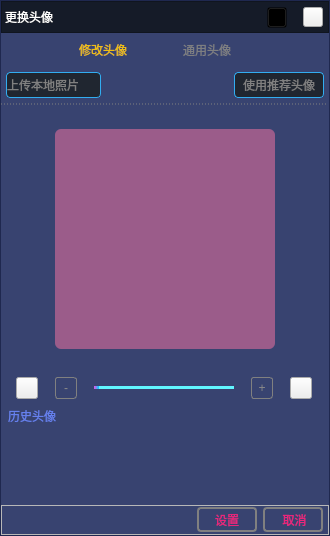
<?xml version="1.0" encoding="UTF-8"?>
<ui version="4.0">
 <class>ChangeHead</class>
 <widget class="QDialog" name="ChangeHead">
  <property name="geometry">
   <rect>
    <x>0</x>
    <y>0</y>
    <width>330</width>
    <height>536</height>
   </rect>
  </property>
  <property name="minimumSize">
   <size>
    <width>330</width>
    <height>0</height>
   </size>
  </property>
  <property name="maximumSize">
   <size>
    <width>330</width>
    <height>16777215</height>
   </size>
  </property>
  <property name="windowTitle">
   <string>ChangeHead</string>
  </property>
  <property name="styleSheet">
   <string notr="true"/>
  </property>
  <layout class="QVBoxLayout" name="verticalLayout_2">
   <property name="spacing">
    <number>0</number>
   </property>
   <property name="leftMargin">
    <number>0</number>
   </property>
   <property name="topMargin">
    <number>0</number>
   </property>
   <property name="rightMargin">
    <number>0</number>
   </property>
   <property name="bottomMargin">
    <number>0</number>
   </property>
   <item>
    <widget class="QFrame" name="frame_mask">
     <property name="styleSheet">
      <string notr="true">#frame_mask
{
background-color: rgba(36, 48, 98,0.9);
}

QListWidget
{
border: none;
background-color: transparent;
}

QListWidget::item
{
color: transparent;
margin: 2px;
border-radius: 3px;
background-color: transparent;
}

QListWidget::item:hover
{
border: 2px solid rgb(23, 140, 209);
background-color: transparent;
}
</string>
     </property>
     <property name="frameShape">
      <enum>QFrame::StyledPanel</enum>
     </property>
     <property name="frameShadow">
      <enum>QFrame::Raised</enum>
     </property>
     <layout class="QVBoxLayout" name="verticalLayout_6">
      <property name="spacing">
       <number>0</number>
      </property>
      <property name="leftMargin">
       <number>0</number>
      </property>
      <property name="topMargin">
       <number>0</number>
      </property>
      <property name="rightMargin">
       <number>0</number>
      </property>
      <property name="bottomMargin">
       <number>0</number>
      </property>
      <item>
       <layout class="QVBoxLayout" name="verticalLayout">
        <property name="spacing">
         <number>0</number>
        </property>
        <item>
         <widget class="QFrame" name="frame_title">
          <property name="minimumSize">
           <size>
            <width>0</width>
            <height>32</height>
           </size>
          </property>
          <property name="maximumSize">
           <size>
            <width>16777215</width>
            <height>32</height>
           </size>
          </property>
          <property name="styleSheet">
           <string notr="true">#frame_title
{
background-color: rgba(21, 27, 40,1.0);
}</string>
          </property>
          <property name="frameShape">
           <enum>QFrame::StyledPanel</enum>
          </property>
          <property name="frameShadow">
           <enum>QFrame::Raised</enum>
          </property>
          <layout class="QHBoxLayout" name="horizontalLayout">
           <property name="leftMargin">
            <number>0</number>
           </property>
           <property name="topMargin">
            <number>0</number>
           </property>
           <property name="rightMargin">
            <number>0</number>
           </property>
           <property name="bottomMargin">
            <number>0</number>
           </property>
           <item>
            <widget class="QPushButton" name="pushButton_title">
             <property name="minimumSize">
              <size>
               <width>80</width>
               <height>30</height>
              </size>
             </property>
             <property name="maximumSize">
              <size>
               <width>80</width>
               <height>30</height>
              </size>
             </property>
             <property name="styleSheet">
              <string notr="true">QPushButton
{
border: none;
text-align: left;
padding-left: 3px;
color: white;
font: 800 15px &quot;微软雅黑&quot;;
background-color: transparent;
}</string>
             </property>
             <property name="text">
              <string>更换头像</string>
             </property>
            </widget>
           </item>
           <item>
            <spacer name="horizontalSpacer">
             <property name="orientation">
              <enum>Qt::Horizontal</enum>
             </property>
             <property name="sizeHint" stdset="0">
              <size>
               <width>253</width>
               <height>20</height>
              </size>
             </property>
            </spacer>
           </item>
           <item>
            <widget class="QPushButton" name="pushButton_min">
             <property name="minimumSize">
              <size>
               <width>30</width>
               <height>30</height>
              </size>
             </property>
             <property name="maximumSize">
              <size>
               <width>30</width>
               <height>30</height>
              </size>
             </property>
             <property name="styleSheet">
              <string notr="true">QPushButton
{
margin: 5px;
background-color: transparent;
border-image: url(:/images/icon/min2.png);
margin-bottom:4px;
}

QPushButton:hover
{
border-image: url(:/images/icon/minhover.png);
}</string>
             </property>
             <property name="text">
              <string/>
             </property>
            </widget>
           </item>
           <item>
            <widget class="QPushButton" name="pushButton_close">
             <property name="minimumSize">
              <size>
               <width>30</width>
               <height>30</height>
              </size>
             </property>
             <property name="maximumSize">
              <size>
               <width>30</width>
               <height>30</height>
              </size>
             </property>
             <property name="styleSheet">
              <string notr="true">QPushButton
{
margin: 5px;
border-image: url(:/images/icon/close3.png);
}

QPushButton:hover
{
border-image: url(:/images/icon/closehover.png);
}</string>
             </property>
             <property name="text">
              <string/>
             </property>
            </widget>
           </item>
          </layout>
         </widget>
        </item>
        <item>
         <widget class="QTabWidget" name="tabWidget_change">
          <property name="styleSheet">
           <string notr="true">QTabWidget::pane 
{
    border-top: 0px solid rgba(58, 58, 65,0.9);
	background-color: transparent;
}

QTabWidget::tab-bar 
{
    left: 50px; /* move to the right by 5px */
}

QTabBar::tab 
{
    background-color: transparent;
    /*border: 2px solid #C4C4C3;*/
	/*border-bottom-color: #C2C7CB;*/
    border-top-left-radius: 0px;
    border-top-right-radius: 0px;
    min-width: 100px;
	height:30px;
    padding: 2px;	
	font: 75 11pt &quot;Microsoft YaHei UI&quot;;
}

QTabBar::tab:selected, QTabBar::tab:hover 
{
 background-color: transparent;
}

QTabBar::tab:selected 
{
	color: #efbe12;
	border: 0px solid #9B9B9B;
    border-bottom-color: #C2C7CB; /* same as pane color */
}

QTabBar::tab:!selected 
{
	color: #7e7f81;
    margin-top: 0px; /* make non-selected tabs look smaller */
}


QTabBar::tab:first:selected 
{
    margin-left: 0; /* the first selected tab has nothing to overlap with on the left */
}

QTabBar::tab:last:selected 
{
    margin-right: 0; /* the last selected tab has nothing to overlap with on the right */
}

QTabBar::tab:only-one 
{
    margin: 0; /* if there is only one tab, we don't want overlapping margins */
}

QGroupBox
{
border: 0px solid #f40f5a;
border-radius: 6px;
margin-top: 5ex;
color: #cdcdcd;
font: 9pt &quot;Microsoft YaHei UI&quot;;
background-color: transparent;
}

QGroupBox::title 
{
color: #6680ee;
subcontrol-origin: margin;
subcontrol-position: top left;
padding: 0 5px;
}

</string>
          </property>
          <property name="currentIndex">
           <number>0</number>
          </property>
          <widget class="QWidget" name="tab_change">
           <attribute name="title">
            <string>修改头像</string>
           </attribute>
           <layout class="QVBoxLayout" name="verticalLayout_4">
            <property name="spacing">
             <number>0</number>
            </property>
            <property name="leftMargin">
             <number>0</number>
            </property>
            <property name="topMargin">
             <number>0</number>
            </property>
            <property name="rightMargin">
             <number>0</number>
            </property>
            <property name="bottomMargin">
             <number>0</number>
            </property>
            <item>
             <layout class="QVBoxLayout" name="verticalLayout_3">
              <property name="spacing">
               <number>6</number>
              </property>
              <item>
               <widget class="QFrame" name="frame_openpath">
                <property name="minimumSize">
                 <size>
                  <width>0</width>
                  <height>38</height>
                 </size>
                </property>
                <property name="maximumSize">
                 <size>
                  <width>16777215</width>
                  <height>38</height>
                 </size>
                </property>
                <property name="styleSheet">
                 <string notr="true">#frame_openpath
{
border: 0px dashed gray;
border-bottom-width: 1px;
}</string>
                </property>
                <property name="frameShape">
                 <enum>QFrame::StyledPanel</enum>
                </property>
                <property name="frameShadow">
                 <enum>QFrame::Raised</enum>
                </property>
                <layout class="QHBoxLayout" name="horizontalLayout_2">
                 <property name="spacing">
                  <number>6</number>
                 </property>
                 <property name="leftMargin">
                  <number>5</number>
                 </property>
                 <property name="topMargin">
                  <number>0</number>
                 </property>
                 <property name="rightMargin">
                  <number>5</number>
                 </property>
                 <property name="bottomMargin">
                  <number>0</number>
                 </property>
                 <item>
                  <widget class="QPushButton" name="pushButton_localpix">
                   <property name="minimumSize">
                    <size>
                     <width>95</width>
                     <height>26</height>
                    </size>
                   </property>
                   <property name="maximumSize">
                    <size>
                     <width>95</width>
                     <height>26</height>
                    </size>
                   </property>
                   <property name="styleSheet">
                    <string notr="true">QPushButton
{
color: gray;
text-align: left;
border:1px solid rgb(50, 173, 241);
border-radius: 4px;
background-color: rgba(32, 38, 48,1.0);
}

QPushButton:hover
{
color: rgb(39, 255, 22);
border:1px solid rgb(223, 82, 251);
}</string>
                   </property>
                   <property name="text">
                    <string>上传本地照片</string>
                   </property>
                  </widget>
                 </item>
                 <item>
                  <spacer name="horizontalSpacer_2">
                   <property name="orientation">
                    <enum>Qt::Horizontal</enum>
                   </property>
                   <property name="sizeHint" stdset="0">
                    <size>
                     <width>40</width>
                     <height>20</height>
                    </size>
                   </property>
                  </spacer>
                 </item>
                 <item>
                  <widget class="QPushButton" name="pushButton_recpix">
                   <property name="minimumSize">
                    <size>
                     <width>90</width>
                     <height>26</height>
                    </size>
                   </property>
                   <property name="maximumSize">
                    <size>
                     <width>90</width>
                     <height>26</height>
                    </size>
                   </property>
                   <property name="styleSheet">
                    <string notr="true">QPushButton
{
color: gray;
border:1px solid rgb(50, 173, 241);
border-radius: 4px;
background-color: rgba(32, 38, 48,1.0);
}

QPushButton:hover
{
color: rgb(39, 255, 22);
border:1px solid rgb(223, 82, 251);
}</string>
                   </property>
                   <property name="text">
                    <string>使用推荐头像</string>
                   </property>
                  </widget>
                 </item>
                </layout>
               </widget>
              </item>
              <item>
               <widget class="QWidget" name="widget_pix" native="true">
                <layout class="QHBoxLayout" name="horizontalLayout_6">
                 <item>
                  <spacer name="horizontalSpacer_4">
                   <property name="orientation">
                    <enum>Qt::Horizontal</enum>
                   </property>
                   <property name="sizeHint" stdset="0">
                    <size>
                     <width>40</width>
                     <height>20</height>
                    </size>
                   </property>
                  </spacer>
                 </item>
                 <item>
                  <widget class="QGraphicsView" name="graphicsView">
                   <property name="minimumSize">
                    <size>
                     <width>220</width>
                     <height>220</height>
                    </size>
                   </property>
                   <property name="maximumSize">
                    <size>
                     <width>220</width>
                     <height>220</height>
                    </size>
                   </property>
                   <property name="styleSheet">
                    <string notr="true">#graphicsView
{
border-radius: 6px;
border: 0px dashed #eb257b;
background-color: rgba(255, 116, 165,0.5);
}</string>
                   </property>
                  </widget>
                 </item>
                 <item>
                  <spacer name="horizontalSpacer_5">
                   <property name="orientation">
                    <enum>Qt::Horizontal</enum>
                   </property>
                   <property name="sizeHint" stdset="0">
                    <size>
                     <width>40</width>
                     <height>20</height>
                    </size>
                   </property>
                  </spacer>
                 </item>
                </layout>
               </widget>
              </item>
              <item>
               <widget class="QFrame" name="frame_adjust">
                <property name="minimumSize">
                 <size>
                  <width>0</width>
                  <height>30</height>
                 </size>
                </property>
                <property name="maximumSize">
                 <size>
                  <width>16777215</width>
                  <height>30</height>
                 </size>
                </property>
                <property name="styleSheet">
                 <string notr="true">#frame_adjust
{
border: 0px solid gray;
border-top-width: 0px;
}</string>
                </property>
                <property name="frameShape">
                 <enum>QFrame::StyledPanel</enum>
                </property>
                <property name="frameShadow">
                 <enum>QFrame::Raised</enum>
                </property>
                <layout class="QHBoxLayout" name="horizontalLayout_5">
                 <property name="spacing">
                  <number>8</number>
                 </property>
                 <property name="leftMargin">
                  <number>6</number>
                 </property>
                 <property name="topMargin">
                  <number>0</number>
                 </property>
                 <property name="rightMargin">
                  <number>6</number>
                 </property>
                 <property name="bottomMargin">
                  <number>0</number>
                 </property>
                 <item>
                  <widget class="QPushButton" name="pushButton_roate_L">
                   <property name="minimumSize">
                    <size>
                     <width>22</width>
                     <height>22</height>
                    </size>
                   </property>
                   <property name="maximumSize">
                    <size>
                     <width>22</width>
                     <height>22</height>
                    </size>
                   </property>
                   <property name="styleSheet">
                    <string notr="true">QPushButton
{
border-image: url(:/images/icon/roate_L.png);
}</string>
                   </property>
                   <property name="text">
                    <string/>
                   </property>
                  </widget>
                 </item>
                 <item>
                  <widget class="QPushButton" name="pushButton_sub">
                   <property name="minimumSize">
                    <size>
                     <width>22</width>
                     <height>22</height>
                    </size>
                   </property>
                   <property name="maximumSize">
                    <size>
                     <width>22</width>
                     <height>22</height>
                    </size>
                   </property>
                   <property name="styleSheet">
                    <string notr="true">QPushButton
{
color: #898989;
border: 1px solid gray;
border-radius: 3px;
}

QPushButton:hover
{
color: #38e054;
border: 1px solid #38e054;
}</string>
                   </property>
                   <property name="text">
                    <string>-</string>
                   </property>
                  </widget>
                 </item>
                 <item>
                  <widget class="QSlider" name="horizontalSlider">
                   <property name="minimumSize">
                    <size>
                     <width>140</width>
                     <height>0</height>
                    </size>
                   </property>
                   <property name="maximumSize">
                    <size>
                     <width>140</width>
                     <height>16777215</height>
                    </size>
                   </property>
                   <property name="styleSheet">
                    <string notr="true">QSlider
{
background-color: transparent;
margin-left:0px;
}
/*整个进度条*/
QSlider::groove:horizontal 
{
background-color: rgba(255,255,255,0.1);
height: 3px;
border-radius:1px;
}


/*整个进度条-hover*/
QSlider::groove:horizontal:hover
{
background: qradialgradient(spread:pad, cx:0.5, cy:0.5, radius:0.5, fx:0.5, fy:0.5, 
stop:0.6 #45ADED, stop:0.778409 rgba(255, 255, 255, 255));
height: 3px;
border-radius:1px;
}

/*J拖动按钮*/
QSlider::handle:horizontal 
{

background: qradialgradient(spread:pad, cx:0.5, cy:0.5, radius:0.5, fx:0.5, fy:0.5, 
stop:0.6 #e452e5, stop:0.778409 #14c9fe);
height:8px;
width:8px;
margin-top: -4px;
margin-bottom: -4px;
border-radius:4px;
padding-right:1px;
}

/*J拖动按钮-hover,只跟groove的hover时高度影响*/
QSlider::handle:horizontal:hover 
{
background: qradialgradient(spread:pad, cx:0.5, cy:0.5, radius:0.5, fx:0.5, fy:0.5, 
stop:0.6 #45ADED, stop:0.778409 rgba(255, 255, 255, 255));
}

/*未划过的区域，右边界线*/
QSlider::add-page:horizontal,QSlider::add-line:horizontal
{
border-radius:2px;
background-color:#61f6ff;
}

/*已划过的区域，左边界线*/
QSlider::sub-page:horizontal,QSlider::sub-line:horizontal
{
border-radius:2px;
background-color:qlineargradient(spread:pad, x1:0, y1:0, x2:1, y2:0, stop:0 rgba(231,80,229, 255), stop:1 rgba(7,208,255, 255));
}
</string>
                   </property>
                   <property name="maximum">
                    <number>100</number>
                   </property>
                   <property name="value">
                    <number>0</number>
                   </property>
                   <property name="orientation">
                    <enum>Qt::Horizontal</enum>
                   </property>
                  </widget>
                 </item>
                 <item>
                  <widget class="QPushButton" name="pushButton_add">
                   <property name="minimumSize">
                    <size>
                     <width>22</width>
                     <height>22</height>
                    </size>
                   </property>
                   <property name="maximumSize">
                    <size>
                     <width>22</width>
                     <height>22</height>
                    </size>
                   </property>
                   <property name="styleSheet">
                    <string notr="true">QPushButton
{
color: #898989;
border: 1px solid gray;
border-radius: 3px;
}

QPushButton:hover
{
color: #38e054;
border: 1px solid #38e054;
}</string>
                   </property>
                   <property name="text">
                    <string>+</string>
                   </property>
                  </widget>
                 </item>
                 <item>
                  <widget class="QPushButton" name="pushButton_roate_R">
                   <property name="minimumSize">
                    <size>
                     <width>22</width>
                     <height>22</height>
                    </size>
                   </property>
                   <property name="maximumSize">
                    <size>
                     <width>22</width>
                     <height>22</height>
                    </size>
                   </property>
                   <property name="styleSheet">
                    <string notr="true">QPushButton
{
border-image: url(:/images/icon/roate_R.png);
}</string>
                   </property>
                   <property name="text">
                    <string/>
                   </property>
                  </widget>
                 </item>
                </layout>
               </widget>
              </item>
              <item>
               <widget class="QGroupBox" name="groupBox_hispix">
                <property name="minimumSize">
                 <size>
                  <width>0</width>
                  <height>90</height>
                 </size>
                </property>
                <property name="maximumSize">
                 <size>
                  <width>16777215</width>
                  <height>90</height>
                 </size>
                </property>
                <property name="styleSheet">
                 <string notr="true"/>
                </property>
                <property name="title">
                 <string>历史头像</string>
                </property>
                <layout class="QHBoxLayout" name="horizontalLayout_4">
                 <property name="spacing">
                  <number>0</number>
                 </property>
                 <property name="leftMargin">
                  <number>0</number>
                 </property>
                 <property name="topMargin">
                  <number>0</number>
                 </property>
                 <property name="rightMargin">
                  <number>0</number>
                 </property>
                 <property name="bottomMargin">
                  <number>0</number>
                 </property>
                 <item>
                  <widget class="QListWidget" name="listWidget_hispix">
                   <property name="styleSheet">
                    <string notr="true"/>
                   </property>
                  </widget>
                 </item>
                </layout>
               </widget>
              </item>
              <item>
               <widget class="QFrame" name="frame_bottom">
                <property name="minimumSize">
                 <size>
                  <width>0</width>
                  <height>30</height>
                 </size>
                </property>
                <property name="maximumSize">
                 <size>
                  <width>16777215</width>
                  <height>30</height>
                 </size>
                </property>
                <property name="styleSheet">
                 <string notr="true"/>
                </property>
                <property name="frameShape">
                 <enum>QFrame::StyledPanel</enum>
                </property>
                <property name="frameShadow">
                 <enum>QFrame::Raised</enum>
                </property>
                <layout class="QHBoxLayout" name="horizontalLayout_3">
                 <property name="leftMargin">
                  <number>5</number>
                 </property>
                 <property name="topMargin">
                  <number>0</number>
                 </property>
                 <property name="rightMargin">
                  <number>5</number>
                 </property>
                 <property name="bottomMargin">
                  <number>0</number>
                 </property>
                 <item>
                  <widget class="QPushButton" name="pushButton_tips">
                   <property name="minimumSize">
                    <size>
                     <width>0</width>
                     <height>25</height>
                    </size>
                   </property>
                   <property name="maximumSize">
                    <size>
                     <width>16777215</width>
                     <height>25</height>
                    </size>
                   </property>
                   <property name="styleSheet">
                    <string notr="true">QPushButton
{
color: rgb(39, 255, 22);
text-align: center;
border:0px solid gray;
border-radius: 4px;
background-color: transparent;
}</string>
                   </property>
                   <property name="text">
                    <string/>
                   </property>
                  </widget>
                 </item>
                 <item>
                  <widget class="QPushButton" name="pushButton_ok">
                   <property name="minimumSize">
                    <size>
                     <width>60</width>
                     <height>25</height>
                    </size>
                   </property>
                   <property name="maximumSize">
                    <size>
                     <width>60</width>
                     <height>25</height>
                    </size>
                   </property>
                   <property name="styleSheet">
                    <string notr="true">QPushButton
{
color: #eb257b;
border:2px solid gray;
border-radius: 4px;
}

QPushButton:hover
{
color: #ffffff;
border:2px solid gray;
background-color: #eb257b;
}</string>
                   </property>
                   <property name="text">
                    <string>设置</string>
                   </property>
                  </widget>
                 </item>
                 <item>
                  <widget class="QPushButton" name="pushButton_cancel">
                   <property name="minimumSize">
                    <size>
                     <width>60</width>
                     <height>25</height>
                    </size>
                   </property>
                   <property name="maximumSize">
                    <size>
                     <width>60</width>
                     <height>25</height>
                    </size>
                   </property>
                   <property name="styleSheet">
                    <string notr="true">QPushButton
{
color: #eb257b;
border:2px solid gray;
border-radius: 4px;
}

QPushButton:hover
{
color: #ffffff;
border:2px solid gray;
background-color: #eb257b;
}</string>
                   </property>
                   <property name="text">
                    <string> 取消</string>
                   </property>
                  </widget>
                 </item>
                </layout>
               </widget>
              </item>
             </layout>
            </item>
           </layout>
          </widget>
          <widget class="QWidget" name="tab_general">
           <attribute name="title">
            <string>通用头像</string>
           </attribute>
           <layout class="QVBoxLayout" name="verticalLayout_9">
            <item>
             <widget class="QGroupBox" name="groupBox_manpix">
              <property name="minimumSize">
               <size>
                <width>0</width>
                <height>100</height>
               </size>
              </property>
              <property name="maximumSize">
               <size>
                <width>16777215</width>
                <height>100</height>
               </size>
              </property>
              <property name="title">
               <string>男用头像</string>
              </property>
              <layout class="QVBoxLayout" name="verticalLayout_5">
               <property name="leftMargin">
                <number>2</number>
               </property>
               <property name="topMargin">
                <number>2</number>
               </property>
               <property name="rightMargin">
                <number>2</number>
               </property>
               <property name="bottomMargin">
                <number>2</number>
               </property>
               <item>
                <widget class="QListWidget" name="listWidget_manpix"/>
               </item>
              </layout>
             </widget>
            </item>
            <item>
             <widget class="QGroupBox" name="groupBox_womanpix">
              <property name="minimumSize">
               <size>
                <width>0</width>
                <height>100</height>
               </size>
              </property>
              <property name="maximumSize">
               <size>
                <width>16777215</width>
                <height>100</height>
               </size>
              </property>
              <property name="title">
               <string> 女用头像</string>
              </property>
              <layout class="QVBoxLayout" name="verticalLayout_7">
               <property name="leftMargin">
                <number>2</number>
               </property>
               <property name="topMargin">
                <number>2</number>
               </property>
               <property name="rightMargin">
                <number>2</number>
               </property>
               <property name="bottomMargin">
                <number>2</number>
               </property>
               <item>
                <widget class="QListWidget" name="listWidget_womanpix"/>
               </item>
              </layout>
             </widget>
            </item>
            <item>
             <widget class="QGroupBox" name="groupBox_gifpix">
              <property name="minimumSize">
               <size>
                <width>0</width>
                <height>100</height>
               </size>
              </property>
              <property name="maximumSize">
               <size>
                <width>16777215</width>
                <height>100</height>
               </size>
              </property>
              <property name="title">
               <string>动态头像</string>
              </property>
              <layout class="QVBoxLayout" name="verticalLayout_8">
               <property name="leftMargin">
                <number>2</number>
               </property>
               <property name="topMargin">
                <number>2</number>
               </property>
               <property name="rightMargin">
                <number>2</number>
               </property>
               <property name="bottomMargin">
                <number>2</number>
               </property>
               <item>
                <widget class="QListWidget" name="listWidget_gifpix"/>
               </item>
              </layout>
             </widget>
            </item>
           </layout>
          </widget>
         </widget>
        </item>
       </layout>
      </item>
     </layout>
    </widget>
   </item>
  </layout>
 </widget>
 <layoutdefault spacing="6" margin="11"/>
 <resources/>
 <connections/>
</ui>
